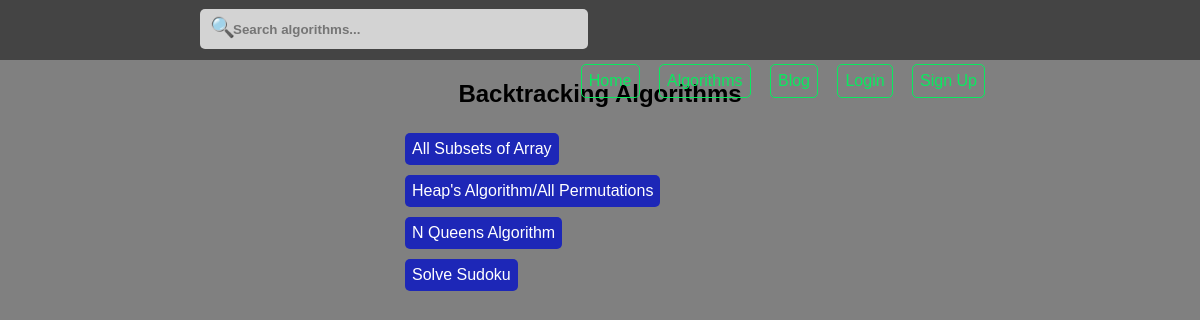
Screenshot of /algorithms/backtracking/ with the database file from the repository.
### computer_science/models.py (models this page shows, shortened)
class Algorithm(models.Model):
	title = models.CharField(max_length = 300)
	friendly_title = models.SlugField(unique = False, default = None)
	category = models.CharField(max_length = 300, default = None)
	friendly_category = models.SlugField(unique = False, default = None)
	code = models.TextField()
	users = models.ManyToManyField(User)
	likes = models.ManyToManyField(User, blank = True, related_name = 'algorithm_likes')
	created_at = models.DateTimeField(auto_now = False, auto_now_add = True)
	updated_at = models.DateTimeField(auto_now = True, auto_now_add = False)
	class Meta:
		ordering = ['title']

### computer_science/views.py (the view)
# urls.py: url(r'^algorithms/(?P<friendly_category>[-\w]+)/$', index, name = 'index'),
def index(request, friendly_category = None):
	type_of_algorithms = Algorithm.objects.filter(friendly_category = friendly_category)
	items = { 'algorithms': type_of_algorithms, 'title': type_of_algorithms[0].category }
	return render(request, 'algorithms/index.html', items)

### templates/algorithms/index.html (shortened to what this page needs)
{% extends 'base.html' %}
{% load staticfiles %}
{% block css %}
	<link rel="stylesheet" type="text/css" href="{% static 'css/list_of_algorithms.css' %}">
{% endblock css %}
{% block main %}
	<h2>
		{% if title == 'Data Structures' %}
			Data Structures
		{% else %}
			{{ title }} Algorithms
		{% endif %}
	</h2>
    <div class='specific-type-algorithms'>
    	<div class="list_of_algorithms">
    		{% for algorithm in algorithms %}
    			<div class='algorithm-button'>
    				<a href="{% url 'computer_science:title' algorithm.friendly_category algorithm.friendly_title %}" class="button-class-b">{{ algorithm.title }}</a>
    			</div>
    		{% endfor %}
    	</div>
    </div>
{% endblock main %}

### static_files/css/main.css (style rules this page uses)
html { margin-left: calc(100vw - 100%); overflow-y: scroll; }
body { margin: 0; padding: 0; background: grey; }
a { text-decoration: none; display: inline-block; }
.button-class-b { border-radius: 5px; padding: 7px; margin: 5px; background: rgb(29, 39, 183); color: white; font-size: 16px; }

### static_files/css/list_of_algorithms.css (style rules this page uses)
.specific-type-algorithms { text-align: left; width: 400px; margin: 0 auto; }

### rows the page displays
Algorithm: category "Backtracking", title "All Subsets of Array"
Algorithm: title "Heap's Algorithm/All Permutations"
Algorithm: title "N Queens Algorithm"
Algorithm: title "Solve Sudoku"
